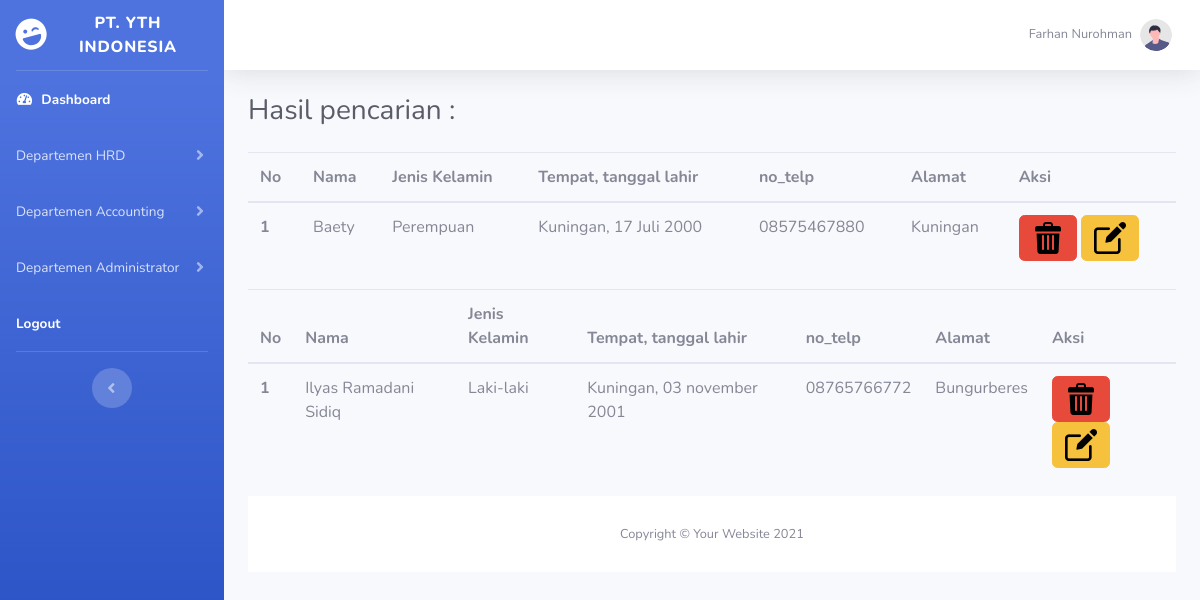
Screenshot of /cari_customer.php (signed in) with the database file from the repository.
### tables this page shows
CREATE TABLE `customer` (
  `id_customer` int(11) NOT NULL,
  `nama` varchar(255) NOT NULL,
  `jenis_kelamin` varchar(20) NOT NULL,
  `ttl` varchar(50) NOT NULL,
  `no_telp` varchar(50) NOT NULL,
  `alamat` varchar(255) NOT NULL
);

### cari_customer.php (the view, shortened to what this page needs)
<?php include "header.php" ?>
<?php $cari = $_GET['cari'];
$semuadata = array();
$ambil = $koneksi->query("SELECT*FROM customer WHERE nama LIKE '%$cari%'");
while ($pecah = $ambil->fetch_assoc()) {
    $semuadata[] = $pecah;
}
?>
<div class="container-fluid">
    <div class="d-sm-flex align-items-center justify-content-between mb-4">
        <h1 class="h3 mb-0 text-gray-800">Hasil pencarian : <?php echo $cari ?></h1>
    </div>
    <?php foreach ($semuadata as $key => $value) : ?>
        <div class="table-responsive">
            <table class="table">
                <thead>
                    <tr>
                        <th scope="col">No</th>
                        <th scope="col">Nama</th>
                        <th scope="col">Jenis Kelamin</th>
                        <th scope="col">Tempat, tanggal lahir</th>
                        <th scope="col">no_telp</th>
                        <th scope="col">Alamat</th>
                        <th scope="col">Aksi</th>
                    </tr>
                </thead>
                <tbody>
                    <?php $nomor = 1; ?>
                    <tr>
                        <th scope="row"><?php echo $nomor; ?></th>
                        <td><?php echo $value['nama']; ?></td>
                        <td><?php echo $value['jenis_kelamin'] ?></td>
                        <td><?php echo $value['ttl'] ?></td>
                        <td><?php echo $value['no_telp'] ?></td>
                        <td><?php echo $value['alamat'] ?></td>
                        <td>
                            <a href="hapus_customer.php?id=<?php echo $value['id_customer'] ?>" class="btn-danger btn"><img src="img/delete.png" width="32px"></a>
                            <a href="ubah_customer.php?id=<?php echo $value['id_customer']  ?>" class="btn btn-warning"><img src="img/edit.png" width="32px"></a>
                        </td>
                    </tr>
                <?php endforeach ?>
                </tbody>
            </table>
        </div>
        <?php include "footer.php"; ?>

### rows the page displays
customer: nomor "1", nama "Baety", jenis_kelamin "Perempuan", ttl "Kuningan, 17 Juli 2000", no_telp "08575467880", alamat "Kuningan"
customer: nomor "1", nama "Ilyas Ramadani Sidiq", jenis_kelamin "Laki-laki", ttl "Kuningan, 03 november 2001", no_telp "08765766772", alamat "Bungurberes"

### other values shown
$_SESSION['nama'] "Farhan Nurohman"
